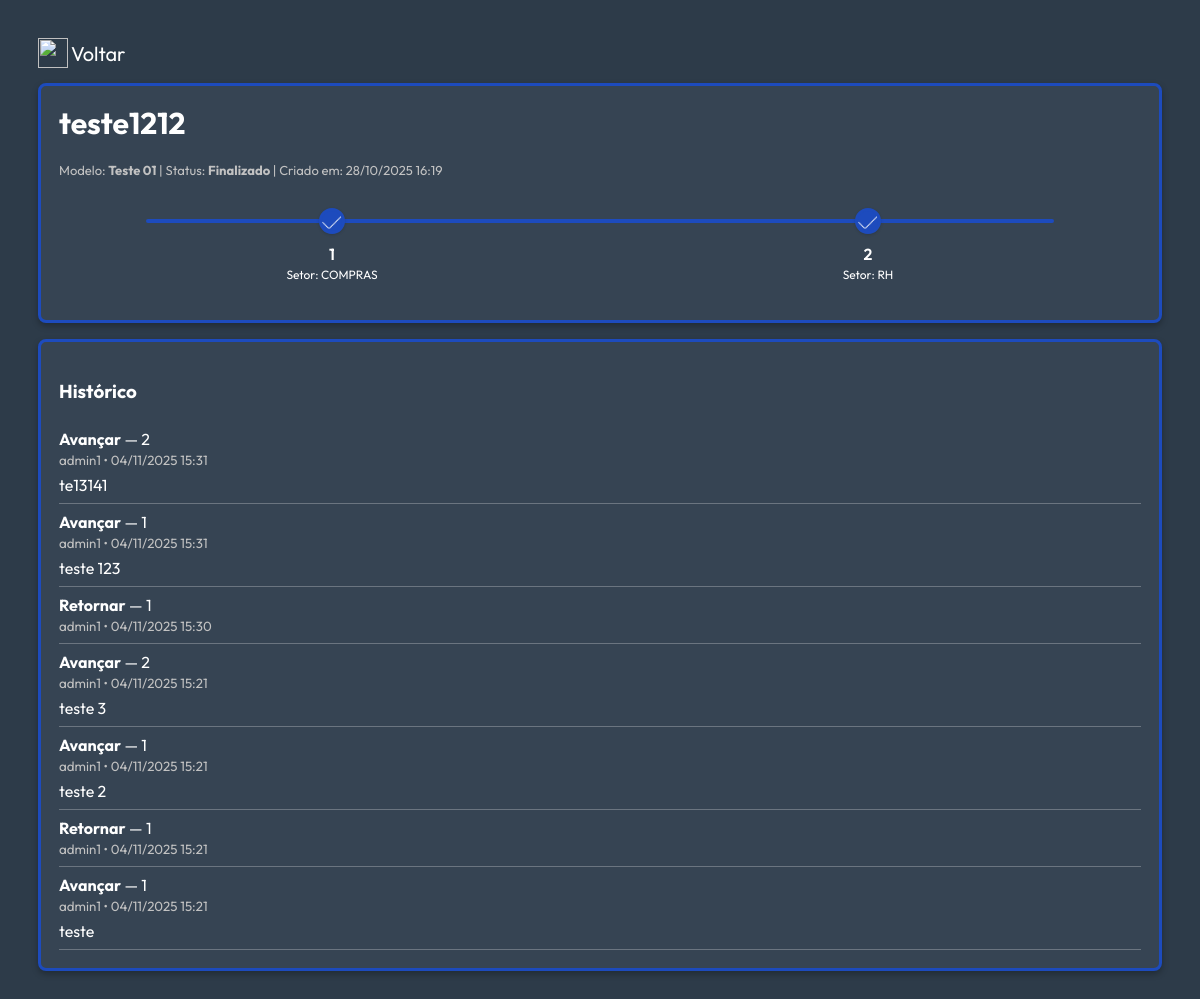
/fluxos/instancias/5/ (signed in), run on the app's committed database.
### SISTEMA/models.py (models this page shows, shortened)
class FluxoInstancia(models.Model):
    modelo = models.ForeignKey(FluxoPadrao, on_delete=models.CASCADE, related_name="instancias")
    nome = models.CharField(max_length=200)
    criado_por = models.ForeignKey(Usuario, on_delete=models.SET_NULL, null=True, blank=True)
    criado_em = models.DateTimeField(default=timezone.now)
    atualizado_em = models.DateTimeField(auto_now=True)
    finalizado = models.BooleanField(default=False)
    class Meta:
        db_table = "fluxos_instancia"
        verbose_name = "Fluxo em Execução"
        verbose_name_plural = "Fluxos em Execução"

class FluxoPadrao(models.Model):
    nome = models.CharField(max_length=200)
    descricao = models.TextField(blank=True, null=True)
    criado_por = models.ForeignKey(Usuario, on_delete=models.SET_NULL, null=True, blank=True)
    criado_em = models.DateTimeField(default=timezone.now)
    atualizado_em = models.DateTimeField(null=True, blank=True)
    class Meta:
        db_table = "fluxos_padrao"
        verbose_name = "Fluxo Padrão"
        verbose_name_plural = "Fluxos Padrões"

class EtapaInstancia(models.Model):
    fluxo_instancia = models.ForeignKey(FluxoInstancia, on_delete=models.CASCADE, related_name="etapas")
    ordem_etapa = models.PositiveIntegerField()
    nome = models.CharField(max_length=200)
    setor = models.ForeignKey(Setor, on_delete=models.SET_NULL, null=True, blank=True)
    perfil_aprovador = models.CharField(
        max_length=20,
        choices=[("administrador", "Administrador"), ("padrao", "Padrão")],
        default="padrao",
    )
    concluida = models.BooleanField(default=False)
    criado_em = models.DateTimeField(default=timezone.now)
    class Meta:
        db_table = "etapas_instancia"
        verbose_name = "Etapa da Instância"
        verbose_name_plural = "Etapas da Instância"
        unique_together = ("fluxo_instancia", "ordem_etapa")
        ordering = ["fluxo_instancia", "ordem_etapa"]

class Setor(models.Model):
    nome = models.CharField(max_length=100, unique=True)
    descricao = models.TextField(blank=True, null=True)
    criado_em = models.DateTimeField(default=timezone.now)
    class Meta:
        db_table = "setores"
        verbose_name = "Setor"
        verbose_name_plural = "Setores"

class MovimentacaoFluxo(models.Model):
    fluxo_instancia = models.ForeignKey(
        FluxoInstancia,
        on_delete=models.CASCADE,
        related_name="movimentacoes",
        null=True,  # Permite migração limpa
        blank=True
    )
    etapa = models.ForeignKey(EtapaInstancia, on_delete=models.SET_NULL, null=True, blank=True)
    usuario = models.ForeignKey(Usuario, on_delete=models.SET_NULL, null=True, blank=True)
    acao = models.ForeignKey(AcaoFluxo, on_delete=models.SET_NULL, null=True, blank=True)
    comentario = models.TextField(blank=True, null=True)
    data_acao = models.DateTimeField(default=timezone.now)
    class Meta:
        db_table = "movimentacoes_fluxo"
        verbose_name = "Movimentação do Fluxo"
        verbose_name_plural = "Movimentações do Fluxo"
        ordering = ["-data_acao"]

class AcaoFluxo(models.Model):
    nome = models.CharField(max_length=50, unique=True)
    descricao = models.TextField(blank=True, null=True)
    class Meta:
        db_table = "acoes_fluxo"
        verbose_name = "Ação de Fluxo"
        verbose_name_plural = "Ações de Fluxo"

class Usuario(AbstractUser):
    setor = models.ForeignKey("Setor", on_delete=models.SET_NULL, null=True, blank=True)
    perfil = models.CharField(
        max_length=20,
        choices=[("administrador", "Administrador"), ("padrao", "Padrão")],
        default="padrao",
    )
    criado_em = models.DateTimeField(default=timezone.now)
    groups = models.ManyToManyField('auth.Group', related_name='usuarios_sistema', blank=True)
    user_permissions = models.ManyToManyField('auth.Permission', related_name='usuarios_sistema', blank=True)
    class Meta:
        db_table = "usuarios"
        verbose_name = "Usuário"
        verbose_name_plural = "Usuários"

### SISTEMA/views.py (the view)
# urls.py: path('fluxos/instancias/<int:id>/', detalhar_instancia_fluxo, name='detalhar_instancia_fluxo'),
@login_required
def detalhar_instancia_fluxo(request, id):
    instancia = get_object_or_404(FluxoInstancia, id=id)
    etapas = instancia.etapas.order_by('ordem_etapa')
    if etapas.exists() and all(e.concluida for e in etapas):
        if not instancia.finalizado:
            instancia.finalizado = True
            instancia.save()
    etapa_atual = None
    for e in etapas:
        if not e.concluida:
            etapa_atual = e
            break
    movimentacoes = instancia.movimentacoes.order_by('-data_acao')
    return render(request, 'instancia_fluxo_detalhar.html', {
        'instancia': instancia,
        'etapas': etapas,
        'etapa_atual': etapa_atual,
        'movimentacoes': movimentacoes,
    })

### SISTEMA/templates/instancia_fluxo_detalhar.html (shortened to what this page needs)
{% load static %}
<!doctype html>
<html lang="pt-br">
<head>
    <link rel="stylesheet" href="{% static 'css/style.css' %}">
</head>
<body style="padding: 30px;">
    <a href="/fluxos/instancias/" class="btn-voltar"> <img style="width: 30px; height: 30px; padding-right: 3px;" src="/static/img/back.png" > Voltar</a>
    <div class="card">
        <h1>{{ instancia.nome }}</h1>
        <div class="meta">
            Modelo: <strong>{{ instancia.modelo.nome }}</strong> |
            Status: <strong>{% if instancia.finalizado %}Finalizado{% else %}Em andamento{% endif %}</strong> |
            Criado em: {{ instancia.criado_em|date:"d/m/Y H:i" }}
        </div>
        <div style="position:relative;">
            <div class="line" aria-hidden="true"></div>
            <div class="timeline" id="timeline">
                {% for etapa in etapas %}
                <div class="stage"
                    data-etapa-id="{{ etapa.id }}"
                    data-ordem="{{ etapa.ordem_etapa }}"
                    onclick="abrirModal(this)">
                    <span class="dot
                        {% if etapa.concluida %}done
                        {% elif etapa.id == etapa_atual.id %}current
                        {% else %}pending
                        {% endif %}"></span>
                    <span class="label">{{ etapa.nome }}</span>
                    <span class="sub">Setor: {{ etapa.setor.nome|default:'—' }}</span>
                </div>
                {% endfor %}
            </div>
        </div>
    </div>
    <div class="card">
        <h3>Histórico</h3>
        <div class="history">
            {% for m in movimentacoes %}
            <div class="mov">
                <div>
                    <strong>{{ m.acao.nome|default:'—' }}</strong> — {{ m.etapa.nome|default:'—' }}
                </div>
                <div>
                    <small>{{ m.usuario.username|default:'Sistema' }} • {{ m.data_acao|date:"d/m/Y H:i" }}</small>
                </div>
                {% if m.comentario %}
                <div style="margin-top:6px;">{{ m.comentario }}</div>
                {% endif %}
            </div>
            {% empty %}
            <p>Sem movimentações ainda.</p>
            {% endfor %}
        </div>
    </div>
</body>
</html>

### static/css/style.css (style rules this page uses)
body { background-color:#2d3b49; font-family: Outfit, sans-serif; color: white; }
a { text-decoration: none; color: #4287f5; display: inline-flex; align-items: center; }
.card { background: #364453; border-radius: 8px; padding: 18px; box-shadow: 0 3px 6px rgba(0, 0, 0, 0.277); margin-bottom: 16px; color:#ffffff ; border: solid 3px #1d4bbd; }
h1 { margin: 0 0 20px 0; font-size: 30px; }
.meta { color: #c2c2c2; font-size: 13px; margin-bottom: 10px; }
.timeline { position: relative; display: flex; align-items: center; gap: 10px; padding: 20px 10px; color: white; }
.line { position: absolute; margin-top: 5px; left: 8%; right: 8%; height: 4px; background: #1d4bbd; top: 26px; z-index: 0; border-radius: 2px; }
.stage { z-index: 2; flex: 1; text-align: center; position: relative; cursor: pointer; }
.dot { width: 20px; height: 20px; border-radius: 50%; display: inline-block; margin-bottom: 6px; border: 3px solid #fff; box-shadow: 0 1px 3px rgba(0, 0, 0, 0.15); align-items: center; }
.stage .label { display: block; font-weight: 600; color: #ffffff; }
.stage .sub { display: block; font-size: 12px; color: #ffffff; margin-top: 3px; }
.dot.done { background: #1d4bbd; background: url('/static/img/2025_11_19_06e_Kleki.png') no-repeat center; background-size: cover; border-color: #1d4bbd; }
.history { margin-top: 12px; }
.mov { padding: 8px 0; border-bottom: 1px solid rgba(255, 255, 255, 0.261); }
.mov small { color: #c2c2c2; }
.btn-voltar { color: white; padding-bottom: 15px; font-size: 20px; }
.btn-voltar img { width: 20px; height: 20px; }

### data on the page
FluxoInstancia: nome "teste1212", modelo.nome "Teste 01", criado_em "28/10/2025 16:19"
EtapaInstancia: nome "1", setor.nome "COMPRAS"
EtapaInstancia: nome "2", setor.nome "RH"
MovimentacaoFluxo: acao.nome "Avançar", etapa.nome "2", usuario.username "admin1", data_acao "04/11/2025 15:31", comentario "te13141"
MovimentacaoFluxo: acao.nome "Avançar", etapa.nome "1", usuario.username "admin1", data_acao "04/11/2025 15:31", comentario "teste 123"
MovimentacaoFluxo: acao.nome "Retornar", etapa.nome "1", usuario.username "admin1", data_acao "04/11/2025 15:30"
MovimentacaoFluxo: acao.nome "Avançar", etapa.nome "2", usuario.username "admin1", data_acao "04/11/2025 15:21", comentario "teste 3"
MovimentacaoFluxo: acao.nome "Avançar", etapa.nome "1", usuario.username "admin1", data_acao "04/11/2025 15:21", comentario "teste 2"
MovimentacaoFluxo: acao.nome "Retornar", etapa.nome "1", usuario.username "admin1", data_acao "04/11/2025 15:21"
MovimentacaoFluxo: acao.nome "Avançar", etapa.nome "1", usuario.username "admin1", data_acao "04/11/2025 15:21", comentario "teste"
